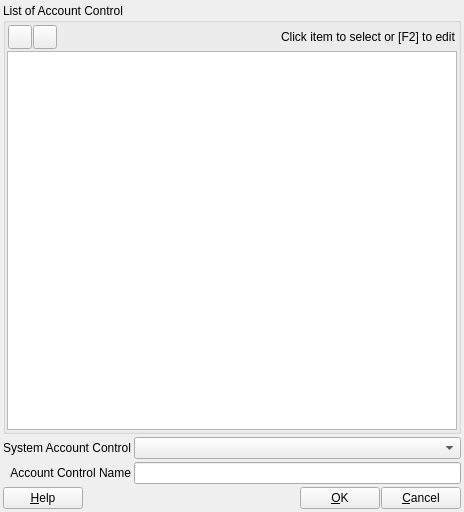
<?xml version="1.0" encoding="UTF-8"?>
<ui version="4.0">
 <class>ACC_AccountControlDialog</class>
 <widget class="QDialog" name="ACC_AccountControlDialog">
  <property name="geometry">
   <rect>
    <x>0</x>
    <y>0</y>
    <width>464</width>
    <height>512</height>
   </rect>
  </property>
  <property name="windowTitle">
   <string>Dialog</string>
  </property>
  <layout class="QGridLayout" name="gridLayout_3">
   <property name="leftMargin">
    <number>3</number>
   </property>
   <property name="topMargin">
    <number>3</number>
   </property>
   <property name="rightMargin">
    <number>3</number>
   </property>
   <property name="bottomMargin">
    <number>3</number>
   </property>
   <property name="spacing">
    <number>3</number>
   </property>
   <item row="0" column="0">
    <widget class="QGroupBox" name="groupBox">
     <property name="title">
      <string>List of Account Control</string>
     </property>
     <layout class="QGridLayout" name="gridLayout">
      <property name="leftMargin">
       <number>1</number>
      </property>
      <property name="topMargin">
       <number>1</number>
      </property>
      <property name="rightMargin">
       <number>1</number>
      </property>
      <property name="bottomMargin">
       <number>1</number>
      </property>
      <property name="horizontalSpacing">
       <number>3</number>
      </property>
      <property name="verticalSpacing">
       <number>1</number>
      </property>
      <item row="0" column="0">
       <layout class="QHBoxLayout" name="horizontalLayout_3">
        <property name="spacing">
         <number>1</number>
        </property>
        <property name="sizeConstraint">
         <enum>QLayout::SetDefaultConstraint</enum>
        </property>
        <property name="leftMargin">
         <number>1</number>
        </property>
        <property name="topMargin">
         <number>1</number>
        </property>
        <property name="rightMargin">
         <number>1</number>
        </property>
        <property name="bottomMargin">
         <number>1</number>
        </property>
        <item>
         <widget class="QToolButton" name="pbAdd">
          <property name="sizePolicy">
           <sizepolicy hsizetype="Minimum" vsizetype="Fixed">
            <horstretch>0</horstretch>
            <verstretch>0</verstretch>
           </sizepolicy>
          </property>
          <property name="minimumSize">
           <size>
            <width>24</width>
            <height>24</height>
           </size>
          </property>
          <property name="maximumSize">
           <size>
            <width>24</width>
            <height>24</height>
           </size>
          </property>
          <property name="toolTip">
           <string>Add account group</string>
          </property>
          <property name="text">
           <string/>
          </property>
          <property name="icon">
           <iconset resource="../../../db/src/gui/db.qrc">
            <normaloff>:/images/icons/add.png</normaloff>:/images/icons/add.png</iconset>
          </property>
          <property name="iconSize">
           <size>
            <width>16</width>
            <height>16</height>
           </size>
          </property>
         </widget>
        </item>
        <item>
         <widget class="QToolButton" name="pbDelete">
          <property name="minimumSize">
           <size>
            <width>24</width>
            <height>24</height>
           </size>
          </property>
          <property name="maximumSize">
           <size>
            <width>24</width>
            <height>24</height>
           </size>
          </property>
          <property name="toolTip">
           <string>Delete account group</string>
          </property>
          <property name="text">
           <string/>
          </property>
          <property name="icon">
           <iconset resource="../../../db/src/gui/db.qrc">
            <normaloff>:/images/icons/delete.png</normaloff>:/images/icons/delete.png</iconset>
          </property>
         </widget>
        </item>
        <item>
         <spacer name="horizontalSpacer_3">
          <property name="orientation">
           <enum>Qt::Horizontal</enum>
          </property>
          <property name="sizeHint" stdset="0">
           <size>
            <width>40</width>
            <height>20</height>
           </size>
          </property>
         </spacer>
        </item>
        <item>
         <widget class="QLabel" name="lblTvInfo">
          <property name="text">
           <string>Click item to select or [F2] to edit</string>
          </property>
         </widget>
        </item>
       </layout>
      </item>
      <item row="1" column="0">
       <widget class="QTableView" name="tvAccountControl"/>
      </item>
     </layout>
    </widget>
   </item>
   <item row="1" column="0">
    <layout class="QGridLayout" name="gridLayout_2">
     <property name="verticalSpacing">
      <number>3</number>
     </property>
     <item row="1" column="1">
      <widget class="QLineEdit" name="leAcctControlName">
       <property name="enabled">
        <bool>true</bool>
       </property>
       <property name="minimumSize">
        <size>
         <width>200</width>
         <height>0</height>
        </size>
       </property>
       <property name="maximumSize">
        <size>
         <width>16777215</width>
         <height>16777215</height>
        </size>
       </property>
      </widget>
     </item>
     <item row="1" column="0">
      <widget class="QLabel" name="lblGroupType">
       <property name="minimumSize">
        <size>
         <width>0</width>
         <height>0</height>
        </size>
       </property>
       <property name="maximumSize">
        <size>
         <width>16777215</width>
         <height>16777215</height>
        </size>
       </property>
       <property name="text">
        <string>Account Control Name</string>
       </property>
       <property name="alignment">
        <set>Qt::AlignRight|Qt::AlignTrailing|Qt::AlignVCenter</set>
       </property>
      </widget>
     </item>
     <item row="0" column="1">
      <widget class="QComboBox" name="cbSysAcctControl">
       <property name="sizePolicy">
        <sizepolicy hsizetype="Expanding" vsizetype="Fixed">
         <horstretch>0</horstretch>
         <verstretch>0</verstretch>
        </sizepolicy>
       </property>
       <property name="minimumSize">
        <size>
         <width>300</width>
         <height>20</height>
        </size>
       </property>
       <property name="maximumSize">
        <size>
         <width>16777215</width>
         <height>16777215</height>
        </size>
       </property>
      </widget>
     </item>
     <item row="0" column="0">
      <widget class="QLabel" name="label_3">
       <property name="minimumSize">
        <size>
         <width>0</width>
         <height>0</height>
        </size>
       </property>
       <property name="maximumSize">
        <size>
         <width>16777215</width>
         <height>16777215</height>
        </size>
       </property>
       <property name="text">
        <string>System Account Control</string>
       </property>
       <property name="alignment">
        <set>Qt::AlignRight|Qt::AlignTrailing|Qt::AlignVCenter</set>
       </property>
      </widget>
     </item>
    </layout>
   </item>
   <item row="2" column="0">
    <layout class="QHBoxLayout" name="horizontalLayout_2">
     <property name="spacing">
      <number>1</number>
     </property>
     <item>
      <widget class="QPushButton" name="pbHelp">
       <property name="text">
        <string>&amp;Help</string>
       </property>
       <property name="autoDefault">
        <bool>false</bool>
       </property>
      </widget>
     </item>
     <item>
      <spacer name="horizontalSpacer_2">
       <property name="orientation">
        <enum>Qt::Horizontal</enum>
       </property>
       <property name="sizeHint" stdset="0">
        <size>
         <width>40</width>
         <height>20</height>
        </size>
       </property>
      </spacer>
     </item>
     <item>
      <widget class="QPushButton" name="pbOk">
       <property name="text">
        <string>&amp;OK</string>
       </property>
       <property name="autoDefault">
        <bool>false</bool>
       </property>
      </widget>
     </item>
     <item>
      <widget class="QPushButton" name="pbCancel">
       <property name="text">
        <string>&amp;Cancel</string>
       </property>
       <property name="autoDefault">
        <bool>false</bool>
       </property>
      </widget>
     </item>
    </layout>
   </item>
  </layout>
 </widget>
 <tabstops>
  <tabstop>tvAccountControl</tabstop>
  <tabstop>pbAdd</tabstop>
  <tabstop>pbDelete</tabstop>
  <tabstop>cbSysAcctControl</tabstop>
  <tabstop>leAcctControlName</tabstop>
  <tabstop>pbOk</tabstop>
  <tabstop>pbCancel</tabstop>
  <tabstop>pbHelp</tabstop>
 </tabstops>
 <resources>
  <include location="../../../db/src/gui/db.qrc"/>
 </resources>
 <connections/>
</ui>
